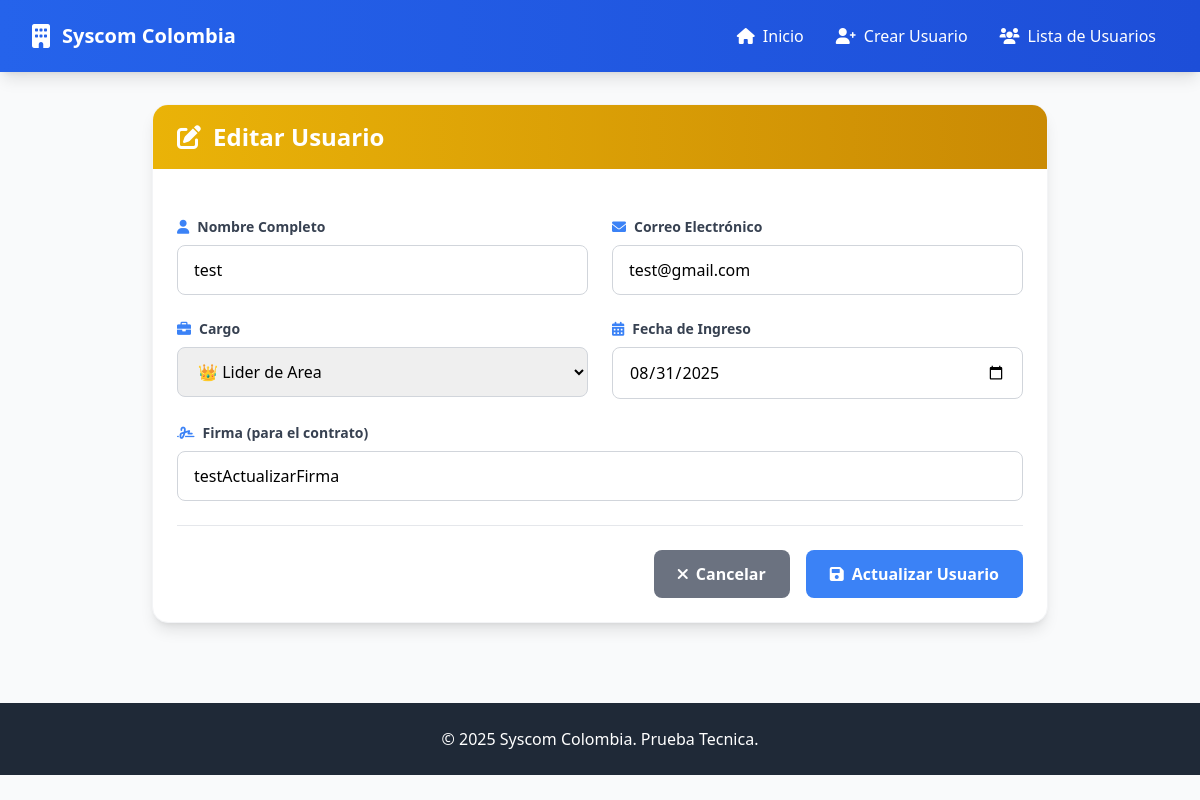
Screenshot of /index.php?action=edit&id=2 with the database file from the repository.
### tables this page shows
CREATE TABLE `usuarios` (
  `id` int(11) NOT NULL,
  `nombre` varchar(100) NOT NULL,
  `correo_electronico` varchar(100) NOT NULL,
  `id_rol` int(11) DEFAULT NULL,
  `fecha_ingreso` date NOT NULL,
  `firma` longtext DEFAULT NULL,
  `contrato` varchar(255) DEFAULT NULL,
  `fecha_eliminacion` date DEFAULT NULL
);

### index.php (called while the page is built, shortened)
<?php
require_once __DIR__ . '/controllers/usuarioController.php';
include 'views/layout.php';
?>

### models/crudUsuarios.php (called while the page is built, shortened)
<?php
class Usuario
{
    public static function getById($id)
    {
        $pdo = connection();
        $sql = "SELECT u.*, r.nombre_cargo
            FROM usuarios u
            LEFT JOIN roles r ON u.id_rol = r.id
            WHERE u.id = :id AND u.fecha_eliminacion IS NULL";
        $stmt = $pdo->prepare($sql);
        $stmt->execute([':id' => $id]);
        return $stmt->fetch(PDO::FETCH_ASSOC);
    }
}

### controllers/usuarioController.php (called while the page is built, shortened)
<?php
require_once __DIR__ . '/../models/crudUsuarios.php';
class UsuarioController
{
    public function getUsuarioById($id)
    {
        return Usuario::getById($id);
    }
}

### views/edit.php (the view, shortened to what this page needs)
<?php
require_once __DIR__ . '/../controllers/usuarioController.php';
$controller = new UsuarioController();
$usuario = null;
if (isset($_GET['id'])) {
    $usuario = $controller->getUsuarioById($_GET['id']);
}
?>
<div class="max-w-4xl mx-auto">
    <div class="bg-white rounded-2xl shadow-lg border border-gray-100 overflow-hidden">
        <div class="bg-gradient-to-r from-yellow-500 to-yellow-600 px-6 py-4">
            <h1 class="text-2xl font-bold text-white flex items-center">
                <i class="fas fa-edit mr-3"></i>Editar Usuario
            </h1>
        </div>
        <div class="p-6">
            <form action="controllers/usuarioController.php" method="POST" class="space-y-6">
                <div class="grid md:grid-cols-2 gap-6">
                    <div class="space-y-2">
                        <label class="block text-sm font-semibold text-gray-700">
                            <i class="fas fa-user mr-2 text-blue-500"></i>Nombre Completo
                        </label>
                        <input type="text" name="nombre" value="<?= htmlspecialchars($usuario['nombre']) ?>"
                               class="w-full px-4 py-3 border border-gray-300 rounded-lg focus:outline-none focus:ring-2 focus:ring-blue-500 focus:border-transparent transition duration-200" required>
                    </div>
                    <div class="space-y-2">
                        <label class="block text-sm font-semibold text-gray-700">
                            <i class="fas fa-envelope mr-2 text-blue-500"></i>Correo Electrónico
                        </label>
                        <input type="email" name="correo_electronico" value="<?= htmlspecialchars($usuario['correo_electronico']) ?>"
                               class="w-full px-4 py-3 border border-gray-300 rounded-lg focus:outline-none focus:ring-2 focus:ring-blue-500 focus:border-transparent transition duration-200" required>
                    </div>
                    <div class="space-y-2">
                        <label class="block text-sm font-semibold text-gray-700">
                            <i class="fas fa-briefcase mr-2 text-blue-500"></i>Cargo
                        </label>
                        <select name="id_rol"
                                class="w-full px-4 py-3 border border-gray-300 rounded-lg focus:outline-none focus:ring-2 focus:ring-blue-500 focus:border-transparent transition duration-200" required>
                            <option value="2" <?= $usuario['id_rol'] == 2 ? 'selected' : '' ?>>👑 Lider de Area</option>
                        </select>
                    </div>
                    <div class="space-y-2">
                        <label class="block text-sm font-semibold text-gray-700">
                            <i class="fas fa-calendar-alt mr-2 text-blue-500"></i>Fecha de Ingreso
                        </label>
                        <input type="date" name="fecha_ingreso" value="<?= $usuario['fecha_ingreso'] ?>"
                               class="w-full px-4 py-3 border border-gray-300 rounded-lg focus:outline-none focus:ring-2 focus:ring-blue-500 focus:border-transparent transition duration-200" required>
                    </div>
                    <div class="md:col-span-2 space-y-2">
                        <label class="block text-sm font-semibold text-gray-700">
                            <i class="fas fa-signature mr-2 text-blue-500"></i>Firma (para el contrato)
                        </label>
                        <input type="text" name="firma" value="<?= htmlspecialchars($usuario['firma']) ?>"
                               class="w-full px-4 py-3 border border-gray-300 rounded-lg focus:outline-none focus:ring-2 focus:ring-blue-500 focus:border-transparent transition duration-200" required>
                    </div>
                </div>
                <div class="flex flex-col sm:flex-row justify-end space-y-3 sm:space-y-0 sm:space-x-4 pt-6 border-t border-gray-200">
                    <a href="index.php?action=users" class="bg-gray-500 text-white px-6 py-3 rounded-lg font-semibold hover:bg-gray-600 transition duration-200 text-center">
                        <i class="fas fa-times mr-2"></i>Cancelar
                    </a>
                    <button type="submit" class="bg-blue-500 text-white px-6 py-3 rounded-lg font-semibold hover:bg-blue-600 transition duration-200 flex items-center justify-center">
                        <i class="fas fa-save mr-2"></i>Actualizar Usuario
                    </button>
                </div>
            </form>
        </div>
    </div>
</div>

### rows the page displays
usuarios: nombre "test", correo_electronico "test@gmail.com", id_rol "👑 Lider de Area", fecha_ingreso "08/31/2025", firma "testActualizarFirma"
